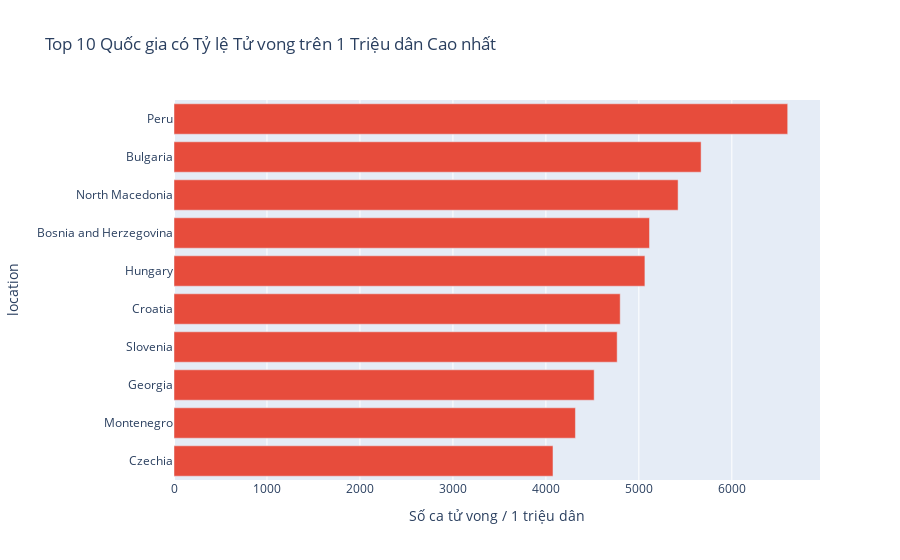

The code cell stored with this chart in its notebook:
### Code cell
top_10_deaths_per_mil = df_countries.groupby('location')['total_deaths_per_million'].max().nlargest(10).sort_values()

fig = px.bar(
    top_10_deaths_per_mil,
    x=top_10_deaths_per_mil.values,
    y=top_10_deaths_per_mil.index,
    orientation='h',
    title='Top 10 Quốc gia có Tỷ lệ Tử vong trên 1 Triệu dân Cao nhất',
    labels={'x': 'Số ca tử vong / 1 triệu dân', 'y': 'Quốc gia'},
    color_discrete_sequence=['#E74C3C'] # Thêm màu đỏ
)

fig.show()

### Figure 1 — Plotly figure (JSON) as saved in the notebook; plotly's stock layout.template omitted (floating-point values rounded to 4 significant figures)
{"data": [{"alignmentgroup": "True", "hovertemplate": "Số ca tử vong / 1 triệu dân=%{x}<br>location=%{y}<extra></extra>", "legendgroup": "", "marker": {"color": "#E74C3C", "pattern": {"shape": ""}}, "name": "", "offsetgroup": "", "orientation": "h", "showlegend": false, "textposition": "auto", "type": "bar", "x": [4076.0, 4318.0, 4519.0, 4767.0, 4800.0, 5065.0, 5115.0, 5422.0, 5670.0, 6601.0], "xaxis": "x", "y": ["Czechia", "Montenegro", "Georgia", "Slovenia", "Croatia", "Hungary", "Bosnia and Herzegovina", "North Macedonia", "Bulgaria", "Peru"], "yaxis": "y"}], "layout": {"barmode": "relative", "legend": {"tracegroupgap": 0}, "title": {"text": "Top 10 Quốc gia có Tỷ lệ Tử vong trên 1 Triệu dân Cao nhất"}, "xaxis": {"anchor": "y", "domain": [0, 1], "title": {"text": "Số ca tử vong / 1 triệu dân"}}, "yaxis": {"anchor": "x", "domain": [0, 1], "title": {"text": "location"}}}}
